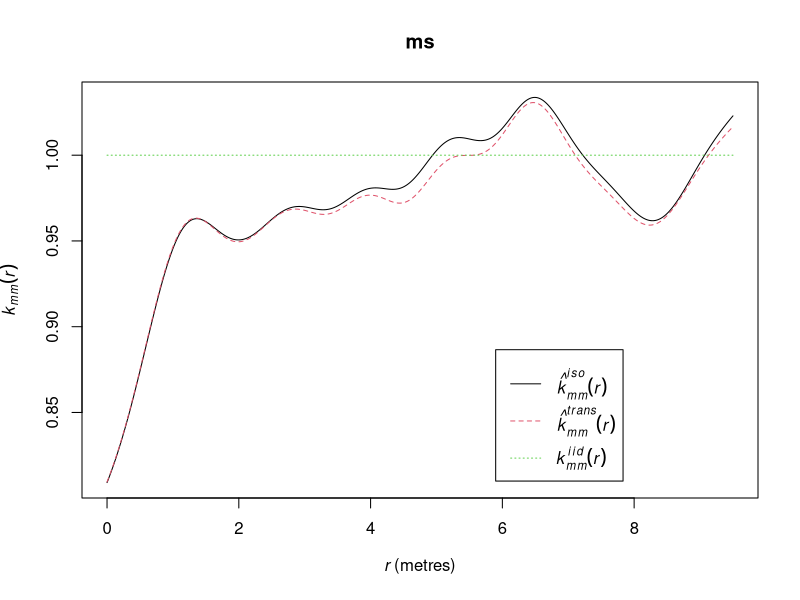
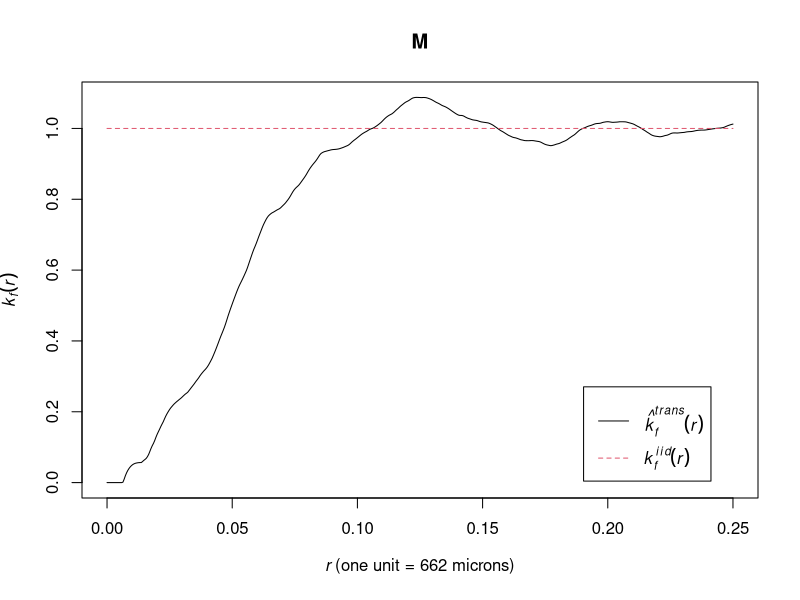

R code for these plots, in order:
library(spatstat)


### Name: markcorr
### Title: Mark Correlation Function
### Aliases: markcorr
### Keywords: spatial nonparametric

### ** Examples

    # CONTINUOUS-VALUED MARKS:
    # (1) Spruces
    # marks represent tree diameter
    # mark correlation function
    ms <- markcorr(spruces)
    plot(ms)

    # (2) simulated data with independent marks
    X <- rpoispp(100)
    X <- X %mark% runif(npoints(X))
    ## Not run: 
##D     Xc <- markcorr(X)
##D     plot(Xc)
##D     
## End(Not run)
    
    # MULTITYPE DATA:
    # Hughes' amacrine data
    # Cells marked as 'on'/'off'
    # (3) Kernel density estimate with Epanecnikov kernel
    # (as proposed by Stoyan & Stoyan)
    M <- markcorr(amacrine, function(m1,m2) {m1==m2},
                  correction="translate", method="density",
                  kernel="epanechnikov")
    plot(M)
    # Note: kernel="epanechnikov" comes from help(density)

    # (4) Same again with explicit control over bandwidth
    ## Not run: 
##D     M <- markcorr(amacrine, 
##D                   correction="translate", method="density",
##D                   kernel="epanechnikov", bw=0.02)
##D     # see help(density) for correct interpretation of 'bw'
##D     
## End(Not run)

   ## Don't show: 
    niets <- markcorr(amacrine, function(m1,m2){m1 == m2}, method="loess")
    if(require(sm))
      niets <- markcorr(X, correction="isotropic", method="smrep", hmult=2)
    
## End(Don't show)

   # weighted mark correlation
   Y <- subset(betacells, select=type)
   a <- marks(betacells)$area
   v <- markcorr(Y, weights=a)
